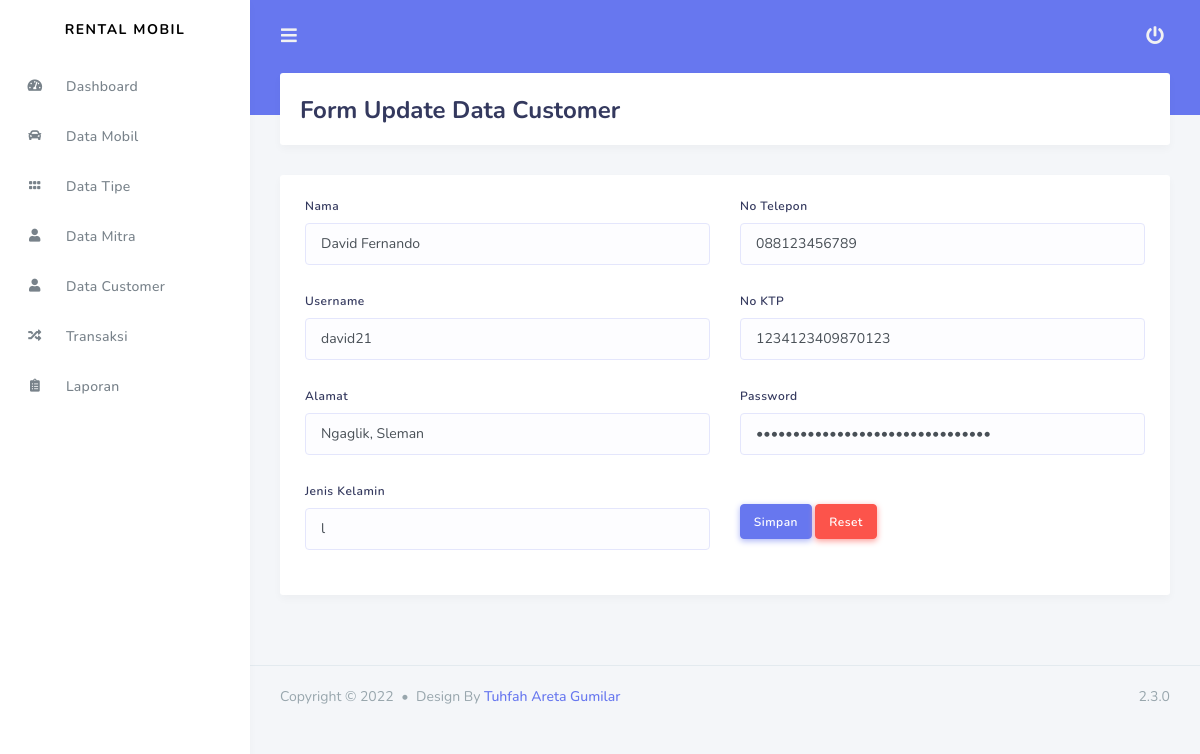
The page /admin/data_customer/update_customer/11 on the database its author committed.
### tables this page shows
CREATE TABLE `tb_customer` (
  `id_customer` int(11) NOT NULL AUTO_INCREMENT,
  `nama` varchar(100) NOT NULL,
  `username` varchar(50) NOT NULL,
  `alamat` varchar(255) NOT NULL,
  `j_kelamin` varchar(20) NOT NULL,
  `no_telp` varchar(30) NOT NULL,
  `no_ktp` varchar(30) NOT NULL,
  `password` varchar(255) NOT NULL,
  PRIMARY KEY (`id_customer`)
);

### application/controllers/admin/Data_customer.php (called while the page is built, shortened)
<?php
class Data_customer extends CI_Controller
{
	public function update_customer($id)
	{
		$data['tb_customer'] = $this->db->query("SELECT * FROM tb_customer WHERE id_customer='$id'")->result();
		$this->load->view('templates_admin/header');
		$this->load->view('templates_admin/sidebar');
		$this->load->view('admin/form_update_customer',$data);
		$this->load->view('templates_admin/footer');
	}
}
 ?>

### index.php (called while the page is built, shortened)
<?php
require_once BASEPATH . 'core/CodeIgniter.php';

### application/views/admin/form_update_customer.php (the view, shortened to what this page needs)
<div class="main-content">
    <section class="section">
        <div class="section-header">
            <h1>Form Update Data Customer</h1>
        </div>
        <div class="card">
        	<div class="card-body">
        		<?php foreach ($tb_customer as $cs) : ?>
        		<form method="POST" action="<?php echo base_url('admin/data_customer/update_customer_aksi')	  ?>" enctype="multipart/form-data">
        		<div class="row">
        			<div class="col-md-6">
                        <div class="form-group">
                            <label>Nama</label>
                            <input type="text" name="nama" class="form-control" value="<?php echo $cs->nama ?>">
                        </div>
                        <div class="form-group">
                            <label>Username</label>
                            <input type="text" name="username" class="form-control" value="<?php echo $cs->username ?>">
                        </div>
                        <div class="form-group">
                            <label>Alamat</label>
                            <input type="text" name="alamat" class="form-control" value="<?php echo $cs->alamat ?>">
                        </div>
                        <div class="form-group">
                            <label>Jenis Kelamin</label>
                            <input type="text" name="j_kelamin" class="form-control" value="<?php echo $cs->j_kelamin ?>">
                        </div>
                    </div>
                    <div class="col-md-6">
                        <div class="form-group">
                            <label>No Telepon</label>
                            <input type="text" name="no_telp" class="form-control" value="<?php echo $cs->no_telp ?>">
                        </div>
                        <div class="form-group">
                            <label>No KTP</label>
                            <input type="text" name="no_ktp" class="form-control" value="<?php echo $cs->no_ktp ?>">
                        </div>
                        <div class="form-group">
                            <label>Password</label>
                            <input type="password" name="password" class="form-control" value="<?php echo $cs->password ?>">
                        </div>
                        <button type="submit" class="btn btn-primary mt-4">Simpan</button>
                        <button type="reset" class="btn btn-danger mt-4">Reset</button>
                     </div>
        		</div>
        		</form>
        	 	<?php endforeach; ?>
        	</div>
        </div>
    </section>
</div>

### rows shown on the page
tb_customer: nama "David Fernando", username "david21", alamat "Ngaglik, Sleman", j_kelamin "l", no_telp "088123456789", no_ktp "1234123409870123"
